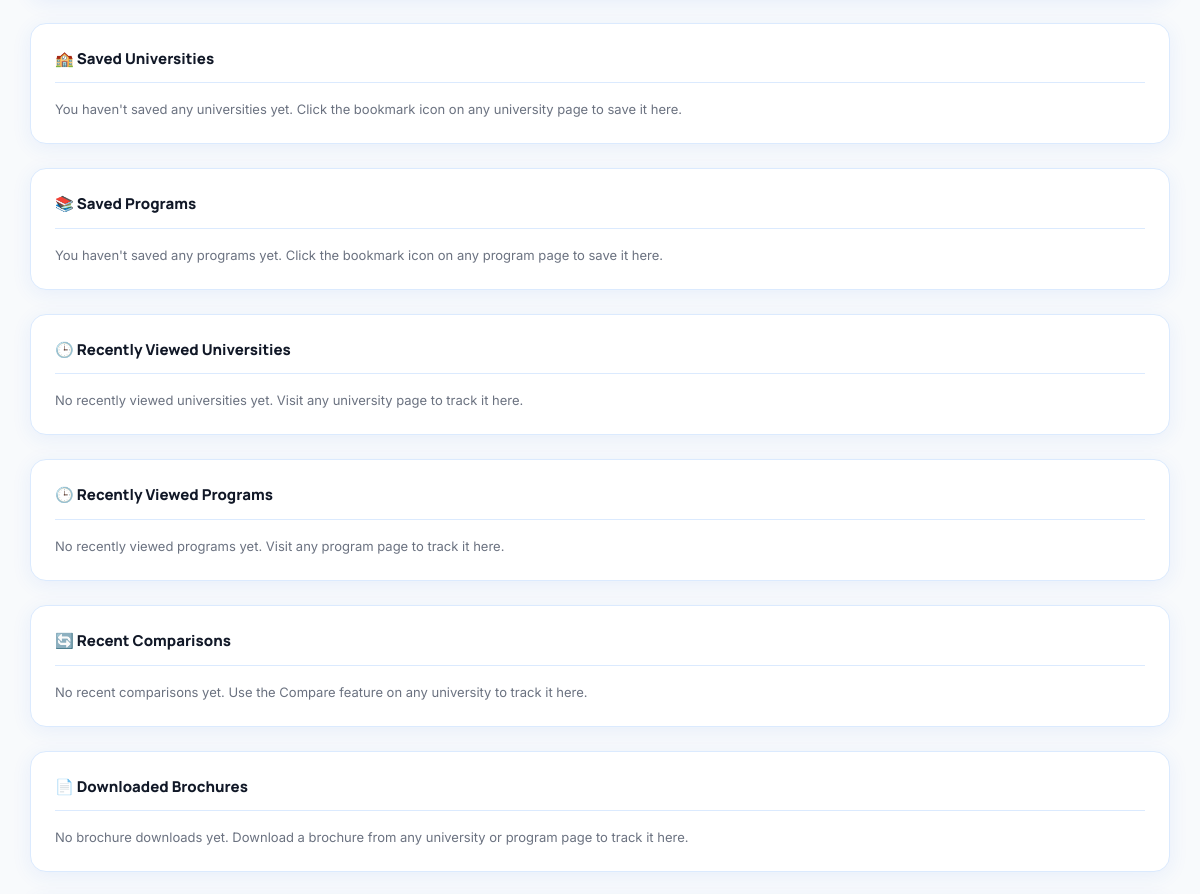
The page /dashboard (signed in, middle part) on the database as committed earlier.
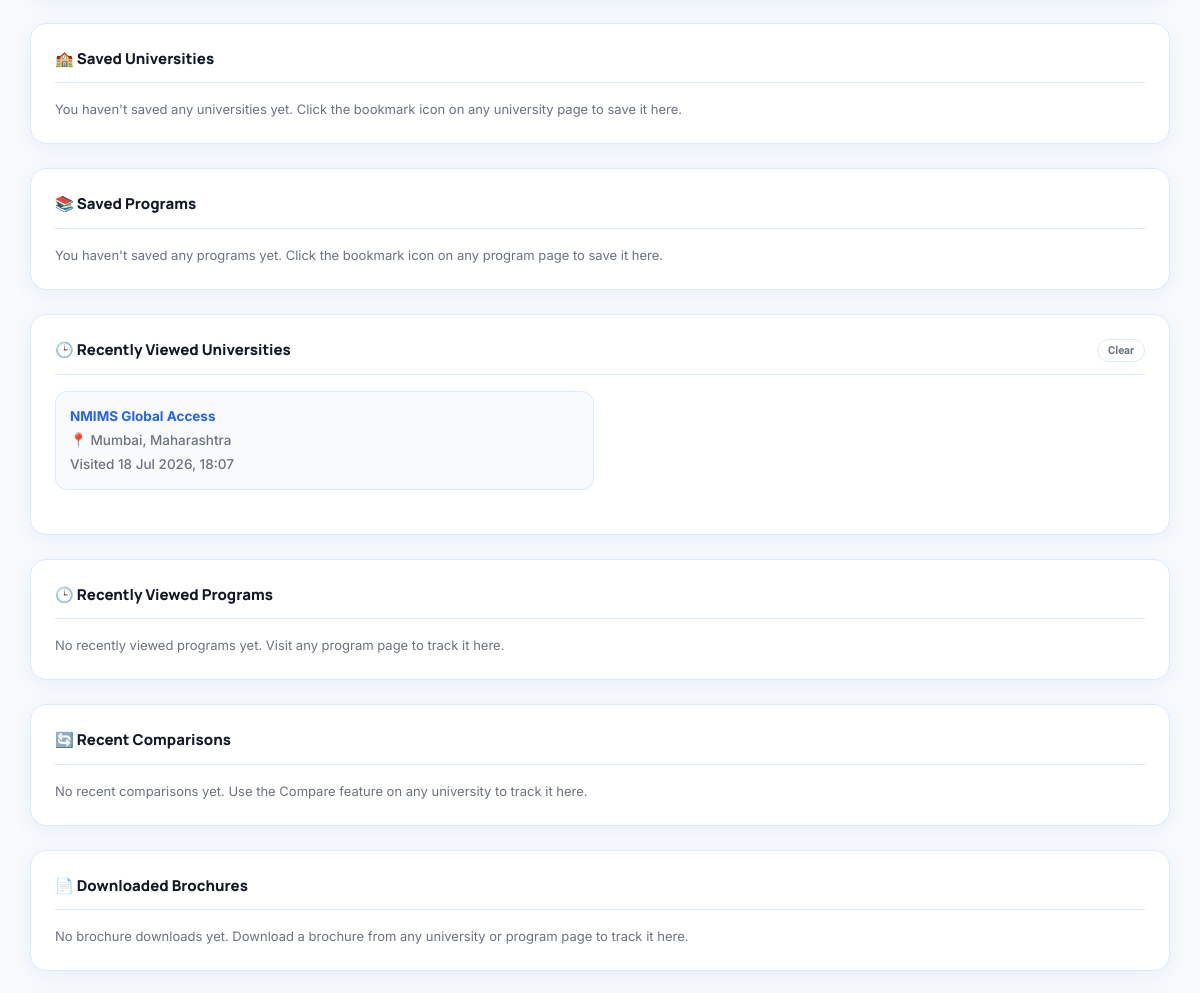
The same page on the database as committed later.
### models/history.py (models this page shows, shortened)
class RecentlyViewed(db.Model):
    __tablename__ = "recently_viewed"
    id = db.Column(db.Integer, primary_key=True)
    user_id = db.Column(
        db.Integer,
        db.ForeignKey("users.id", ondelete="CASCADE"),
        nullable=False,
        index=True,
    )
    university_id = db.Column(
        db.Integer,
        db.ForeignKey("universities.id", ondelete="CASCADE"),
        nullable=True,
        index=True,
    )
    program_id = db.Column(
        db.Integer,
        db.ForeignKey("programs.id", ondelete="CASCADE"),
        nullable=True,
        index=True,
    )
    viewed_at = db.Column(db.DateTime, nullable=False, default=datetime.utcnow, index=True)
    university = db.relationship(
        "University",
        backref=db.backref("recently_viewed_by", lazy="dynamic"),
        lazy="joined",
        foreign_keys=[university_id],
    )
    program = db.relationship(
        "Program",
        backref=db.backref("recently_viewed_by", lazy="dynamic"),
        lazy="joined",
        foreign_keys=[program_id],
    )

### models/university.py (models this page shows, shortened)
class University(db.Model):
    __tablename__ = "universities"
    id = db.Column(db.Integer, primary_key=True)
    name = db.Column(db.String(200), nullable=False)
    slug = db.Column(db.String(220), nullable=False, unique=True, index=True)
    logo        = db.Column(db.String(255), nullable=True)   # legacy — kept
    banner      = db.Column(db.String(255), nullable=True)   # legacy — kept
    logo_url    = db.Column(db.String(500), nullable=True)
    banner_url  = db.Column(db.String(500), nullable=True)
    brochure_url = db.Column(db.String(500), nullable=True)
    description       = db.Column(db.Text, nullable=True)    # legacy — kept
    short_description = db.Column(db.String(500), nullable=True)
    full_description  = db.Column(db.Text, nullable=True)
    why_choose        = db.Column(db.Text, nullable=True)   # "Why choose us" copy
    established_year  = db.Column(db.Integer, nullable=True)
    ownership         = db.Column(db.String(50),  nullable=True)   # e.g. "Private", "Government", "Deemed"
    university_type   = db.Column(db.String(100), nullable=True)   # e.g. "Deemed-to-be University", "State University"
    accreditation = db.Column(db.String(200), nullable=True)   # legacy — kept (NAAC grade string)
    ranking       = db.Column(db.Integer,     nullable=True)   # NIRF rank — legacy, kept
    ugc_approved  = db.Column(db.Boolean, nullable=False, default=False)
    aicte_approved = db.Column(db.Boolean, nullable=False, default=False)
    aiu_member    = db.Column(db.Boolean, nullable=False, default=False)
    wes_approved  = db.Column(db.Boolean, nullable=False, default=False)
    placement_support  = db.Column(db.Boolean, nullable=False, default=False)
    highest_package    = db.Column(db.Numeric(12, 2), nullable=True)   # annual CTC in INR
    average_package    = db.Column(db.Numeric(12, 2), nullable=True)   # annual CTC in INR
    top_recruiters     = db.Column(db.Text, nullable=True)             # comma-separated or plain-text list
    total_students = db.Column(db.Integer, nullable=True)
    faculty_count  = db.Column(db.Integer, nullable=True)
    alumni_count   = db.Column(db.Integer, nullable=True)
    email   = db.Column(db.String(254), nullable=True)
    phone   = db.Column(db.String(20),  nullable=True)
    address = db.Column(db.Text,        nullable=True)
    city    = db.Column(db.String(120), nullable=True)
    state   = db.Column(db.String(120), nullable=True)
    country = db.Column(db.String(120), nullable=True)
    website = db.Column(db.String(255), nullable=True)
    meta_title       = db.Column(db.String(160), nullable=True)
    meta_description = db.Column(db.String(320), nullable=True)
    gallery_images = db.Column(db.Text, nullable=True)
    is_active  = db.Column(db.Boolean,  nullable=False, default=True)
    created_at = db.Column(db.DateTime, nullable=False, default=datetime.utcnow)
    updated_at = db.Column(
        db.DateTime,
        nullable=False,
        default=datetime.utcnow,
        onupdate=datetime.utcnow,
    )
    programs = db.relationship(
        "Program",
        back_populates="university",
        lazy=True,
        cascade="all, delete-orphan",
    )
    scholarships = db.relationship(
        "Scholarship",
        back_populates="university",
        lazy=True,
        cascade="all, delete-orphan",
    )
    faqs = db.relationship(
        "FAQ",
        back_populates="university",
        lazy=True,
        cascade="all, delete-orphan",
    )
    placement_partners = db.relationship(
        "PlacementPartner",
        back_populates="university",
        lazy=True,
        cascade="all, delete-orphan",
    )

### routes/main.py (the view)
@main_bp.route("/dashboard")
@login_required
def dashboard():
    user = User.query.get(session["user_id"])
    leads = []
    if user and user.email:
        leads = (
            Lead.query.filter_by(email=user.email)
            .order_by(Lead.created_at.desc())
            .all()
        )
    saved_universities = (
        SavedUniversity.query
        .filter_by(user_id=user.id)
        .options(joinedload(SavedUniversity.university))
        .order_by(SavedUniversity.created_at.desc())
        .all()
    )
    saved_programs = (
        SavedProgram.query
        .filter_by(user_id=user.id)
        .options(
            joinedload(SavedProgram.program).joinedload(Program.university),
            joinedload(SavedProgram.program).joinedload(Program.category),
        )
        .order_by(SavedProgram.created_at.desc())
        .all()
    )
    recent_universities = (
        RecentlyViewed.query
        .filter_by(user_id=user.id)
        .filter(RecentlyViewed.university_id.isnot(None))
        .options(joinedload(RecentlyViewed.university))
        .order_by(RecentlyViewed.viewed_at.desc())
        .limit(10)
        .all()
    )
    recent_programs = (
        RecentlyViewed.query
        .filter_by(user_id=user.id)
        .filter(RecentlyViewed.program_id.isnot(None))
        .options(
            joinedload(RecentlyViewed.program).joinedload(Program.university),
            joinedload(RecentlyViewed.program).joinedload(Program.category),
        )
        .order_by(RecentlyViewed.viewed_at.desc())
        .limit(10)
        .all()
    )
    compare_history = (
        CompareHistory.query
        .filter_by(user_id=user.id)
        .order_by(CompareHistory.compared_at.desc())
        .limit(5)
        .all()
    )
    brochure_history = (
        BrochureDownload.query
        .filter_by(user_id=user.id)
        .options(
            joinedload(BrochureDownload.university),
            joinedload(BrochureDownload.program).joinedload(Program.university),
        )
        .order_by(BrochureDownload.downloaded_at.desc())
        .limit(10)
        .all()
    )
    return render_template(
        "dashboard.html",
        leads=leads,
        saved_universities=saved_universities,
        saved_programs=saved_programs,
        recent_universities=recent_universities,
        recent_programs=recent_programs,
        compare_history=compare_history,
        brochure_history=brochure_history,
    )

### templates/dashboard.html (shortened to what this page needs)
{% extends "base.html" %}
{% block content %}
<section class="section dashboard-page" style="padding-top:64px;padding-bottom:64px;">
  {% set ns = namespace(filled=0, missing=[]) %}
  {% if current_user.full_name %}{% set ns.filled = ns.filled + 1 %}{% else %}{% set ns.missing = ns.missing + ['full name'] %}{% endif %}
  {% if current_user.email %}{% set ns.filled = ns.filled + 1 %}{% else %}{% set ns.missing = ns.missing + ['email'] %}{% endif %}
  {% if current_user.mobile %}{% set ns.filled = ns.filled + 1 %}{% else %}{% set ns.missing = ns.missing + ['mobile number'] %}{% endif %}
  {% set completion_total = 3 %}
  {% set completion_pct = ((ns.filled / completion_total) * 100) | round | int %}
  {% set name_parts = current_user.full_name.split() if current_user.full_name else [] %}
  {% set initials = ((name_parts[0][0] if name_parts|length > 0 else '') ~ (name_parts[1][0] if name_parts|length > 1 else '')) | upper %}
  <div class="pdp-info-card" style="margin-bottom:24px;">
    <h3 class="pdp-info-card-title">🏫 Saved Universities</h3>
    {% if saved_universities %}
      <ul class="pdp-info-list cu-grid-list" style="gap:16px;">
        {% for su in saved_universities %}
        <li style="flex-direction:column;align-items:flex-start;gap:6px;border-bottom:1px solid var(--border-teal);padding-bottom:12px;">
          <a href="{{ url_for('main.university_detail', slug=su.university.slug) }}" class="pdp-info-val" style="text-align:left;text-decoration:none;color:var(--teal-dark);">
            {{ su.university.name }}
          </a>
          {% if su.university.city or su.university.state %}
            <span class="pdp-info-key">📍 {{ [su.university.city, su.university.state] | select | join(', ') }}</span>
          {% endif %}
          <button
            class="btn-outline saved-toggle-btn"
            style="font-size:12px;padding:6px 12px;margin-top:4px;color:var(--muted);border-color:var(--border-teal);"
            data-save-type="university"
            data-save-id="{{ su.university.id }}"
            data-saved="true">
            ✕ Remove
          </button>
        </li>
        {% endfor %}
      </ul>
    {% else %}
      <div class="tool-result">You haven't saved any universities yet. Click the bookmark icon on any university page to save it here.</div>
    {% endif %}
  </div>
  <div class="pdp-info-card" style="margin-bottom:24px;">
    <h3 class="pdp-info-card-title">📚 Saved Programs</h3>
    {% if saved_programs %}
      <ul class="pdp-info-list cu-grid-list" style="gap:16px;">
        {% for sp in saved_programs %}
        <li style="flex-direction:column;align-items:flex-start;gap:4px;border-bottom:1px solid var(--border-teal);padding-bottom:12px;">
          <a href="{{ url_for('main.program_detail', slug=sp.program.slug) }}" class="pdp-info-val" style="text-align:left;text-decoration:none;color:var(--teal-dark);">
            {{ sp.program.title }}
          </a>
          {% if sp.program.university %}
            <span class="pdp-info-key">{{ sp.program.university.name }}</span>
          {% endif %}
          {% if sp.program.category %}
            <span class="pdp-info-key">{{ sp.program.category.name }}{% if sp.program.duration %} · {{ sp.program.duration }}{% endif %}</span>
          {% endif %}
          <button
            class="btn-outline saved-toggle-btn"
            style="font-size:12px;padding:6px 12px;margin-top:4px;color:var(--muted);border-color:var(--border-teal);"
            data-save-type="program"
            data-save-id="{{ sp.program.id }}"
            data-saved="true">
            ✕ Remove
          </button>
        </li>
        {% endfor %}
      </ul>
    {% else %}
      <div class="tool-result">You haven't saved any programs yet. Click the bookmark icon on any program page to save it here.</div>
    {% endif %}
  </div>
  <div class="pdp-info-card" style="margin-bottom:24px;" id="card-viewed-universities">
    <h3 class="pdp-info-card-title" style="display:flex;align-items:center;justify-content:space-between;">
      <span>🕒 Recently Viewed Universities</span>
      {% if recent_universities %}
        <button class="btn-outline cu-clear-btn" style="font-size:11px;padding:4px 10px;color:var(--muted);border-color:var(--border-teal);" data-clear-target="viewed" data-clear-filter="universities">Clear</button>
      {% endif %}
    </h3>
    {% if recent_universities %}
      <ul class="pdp-info-list cu-grid-list" style="gap:12px;" id="list-viewed-universities">
        {% for rv in recent_universities %}
        <li style="flex-direction:column;align-items:flex-start;gap:4px;border-bottom:1px solid var(--border-teal);padding-bottom:10px;">
          <a href="{{ url_for('main.university_detail', slug=rv.university.slug) }}" class="pdp-info-val" style="text-align:left;text-decoration:none;color:var(--teal-dark);">
            {{ rv.university.name }}
          </a>
          {% if rv.university.city or rv.university.state %}
            <span class="pdp-info-key">📍 {{ [rv.university.city, rv.university.state] | select | join(', ') }}</span>
          {% endif %}
          <span class="pdp-info-key">Visited {{ rv.viewed_at.strftime('%d %b %Y, %H:%M') }}</span>
        </li>
        {% endfor %}
      </ul>
    {% else %}
      <div class="tool-result" id="empty-viewed-universities">No recently viewed universities yet. Visit any university page to track it here.</div>
    {% endif %}
  </div>
  <div class="pdp-info-card" style="margin-bottom:24px;" id="card-viewed-programs">
    <h3 class="pdp-info-card-title" style="display:flex;align-items:center;justify-content:space-between;">
      <span>🕒 Recently Viewed Programs</span>
    </h3>
    {% if recent_programs %}
      <ul class="pdp-info-list cu-grid-list" style="gap:12px;" id="list-viewed-programs">
        {% for rv in recent_programs %}
        <li style="flex-direction:column;align-items:flex-start;gap:4px;border-bottom:1px solid var(--border-teal);padding-bottom:10px;">
          <a href="{{ url_for('main.program_detail', slug=rv.program.slug) }}" class="pdp-info-val" style="text-align:left;text-decoration:none;color:var(--teal-dark);">
            {{ rv.program.title }}
          </a>
          {% if rv.program.university %}
            <span class="pdp-info-key">{{ rv.program.university.name }}</span>
          {% endif %}
          {% if rv.program.category %}
            <span class="pdp-info-key">{{ rv.program.category.name }}</span>
          {% endif %}
          <span class="pdp-info-key">Visited {{ rv.viewed_at.strftime('%d %b %Y, %H:%M') }}</span>
        </li>
        {% endfor %}
      </ul>
    {% else %}
      <div class="tool-result" id="empty-viewed-programs">No recently viewed programs yet. Visit any program page to track it here.</div>
    {% endif %}
  </div>
  <div class="pdp-info-card" style="margin-bottom:24px;" id="card-compare">
    <h3 class="pdp-info-card-title" style="display:flex;align-items:center;justify-content:space-between;">
      <span>🔄 Recent Comparisons</span>
    </h3>
    {% if compare_history %}
      <ul class="pdp-info-list cu-grid-list" style="gap:16px;" id="list-compare">
        {% for ch in compare_history %}
        <li style="flex-direction:column;align-items:flex-start;gap:6px;border-bottom:1px solid var(--border-teal);padding-bottom:12px;">
          <span class="pdp-info-val" style="text-align:left;">{{ ch.university_names or ch.university_ids }}</span>
          <span class="pdp-info-key">Compared {{ ch.compared_at.strftime('%d %b %Y, %H:%M') }}</span>
          <a
            href="/?compare={{ ch.university_ids | replace(', ', ',') }}"
            class="btn-outline"
            style="font-size:12px;padding:5px 12px;margin-top:4px;text-decoration:none;"
            title="Open comparison on the results page">
            🔄 Compare Again
          </a>
        </li>
        {% endfor %}
      </ul>
    {% else %}
      <div class="tool-result" id="empty-compare">No recent comparisons yet. Use the Compare feature on any university to track it here.</div>
    {% endif %}
  </div>
  <div class="pdp-info-card" style="margin-bottom:24px;" id="card-brochure">
    <h3 class="pdp-info-card-title" style="display:flex;align-items:center;justify-content:space-between;">
      <span>📄 Downloaded Brochures</span>
    </h3>
    {% if brochure_history %}
      <ul class="pdp-info-list cu-grid-list" style="gap:12px;" id="list-brochure">
        {% for bd in brochure_history %}
        <li style="flex-direction:column;align-items:flex-start;gap:4px;border-bottom:1px solid var(--border-teal);padding-bottom:10px;">
          {% if bd.program %}
            <span class="pdp-info-val" style="text-align:left;">{{ bd.program.title }}</span>
            {% if bd.program.university %}
              <span class="pdp-info-key">{{ bd.program.university.name }}</span>
            {% endif %}
          {% elif bd.university %}
            <span class="pdp-info-val" style="text-align:left;">{{ bd.university.name }}</span>
          {% else %}
            <span class="pdp-info-val" style="text-align:left;">Brochure</span>
          {% endif %}
          <span class="pdp-info-key">Downloaded {{ bd.downloaded_at.strftime('%d %b %Y, %H:%M') }}</span>
        </li>
        {% endfor %}
      </ul>
    {% else %}
      <div class="tool-result" id="empty-brochure">No brochure downloads yet. Download a brochure from any university or program page to track it here.</div>
    {% endif %}
  </div>
</section>
{% endblock %}

Rows that differ between the two databases and show on the page:
added RecentlyViewed: university.name "NMIMS Global Access", viewed_at "18 Jul 2026, 18:07"
now on this page (row unchanged): University: city+state "Mumbai, Maharashtra"
Other text that changed with them:
text no longer shown: "No recently viewed universities yet. Visit any university page to track it here."
text now shown: "Clear"
